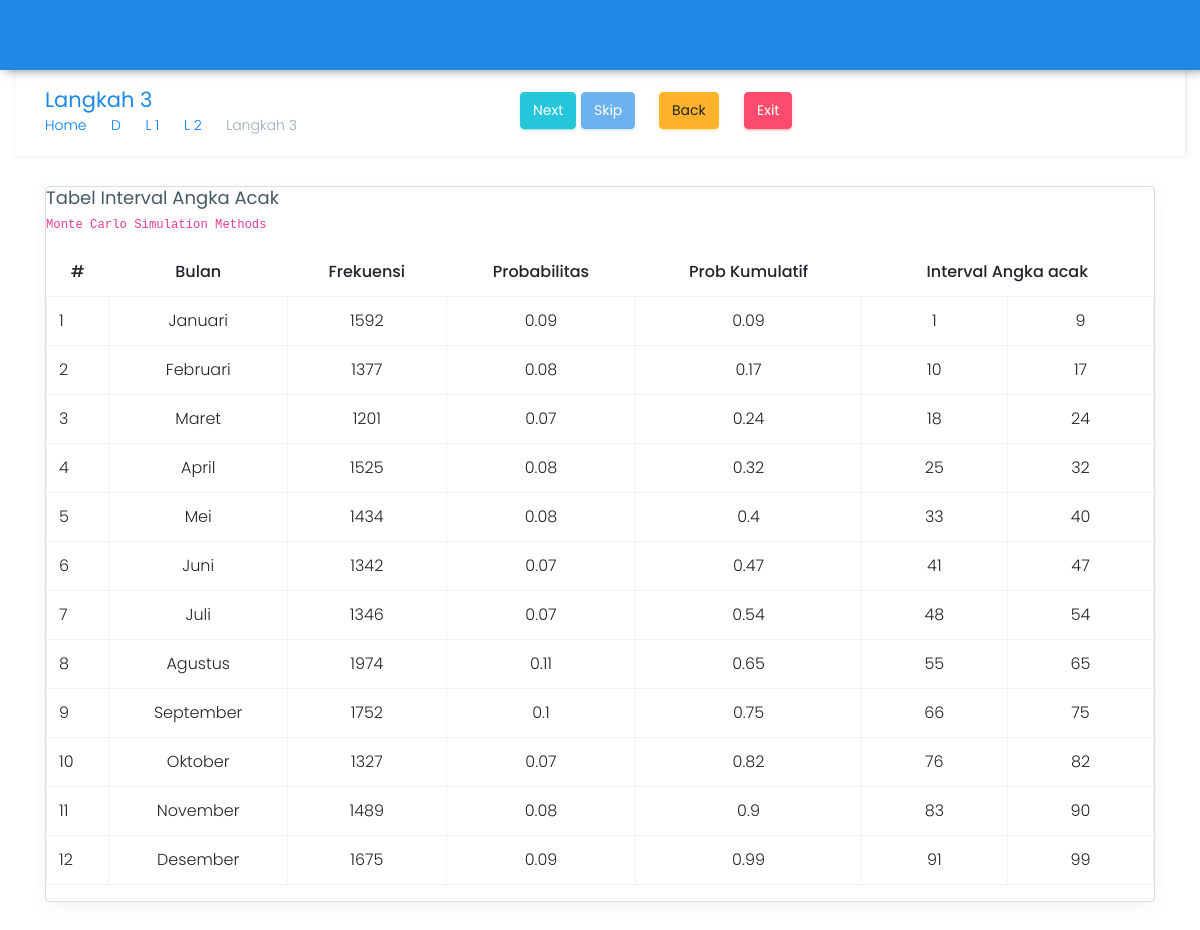
The page /target18/tiga.php on the database its author committed.
### tables this page shows
CREATE TABLE `data_2017` (
  `id_bulan` varchar(10) NOT NULL,
  `jumlah_pasien` int(10) NOT NULL
);

CREATE TABLE `tabel_bulan` (
  `id_bulan` varchar(10) NOT NULL,
  `nama_bulan` varchar(50) NOT NULL
);

### target18/tiga.php (the view, shortened to what this page needs)
<?php
require_once "../config/koneksi.php";
?>
<!DOCTYPE html>
<html lang="en">
<head>
    <link href="../assets/plugins/bootstrap/css/bootstrap.min.css" rel="stylesheet">
    <link href="../lite/css/style.css" rel="stylesheet">
    <link href="../lite/css/colors/blue.css" id="theme" rel="stylesheet">
</head>
<body class="card-no-border">
    <header class="topbar">
        <nav class="navbar top-navbar navbar-toggleable-sm navbar-light"></nav>
    </header>
        <div class="container">
            <div class="row page-titles">
                <div class="col-md-5 col-8 align-self-center">
                    <h3 class="text-themecolor m-b-0 m-t-0">Langkah 3</h3>
                    <ol class="breadcrumb">
                        <li class="breadcrumb-item"><a href="../">Home</a></li>
                        <li class="breadcrumb-item"><a href="index.php">D</a></li>
                        <li class="breadcrumb-item"><a href="satu.php">L 1</a></li>
                        <li class="breadcrumb-item"><a href="dua.php">L 2</a></li>
                        <li class="breadcrumb-item active">Langkah 3</li>
                    </ol>
                </div>
                <div class="col-md-7 col-4 align-self-center">
                <form action="proses/proses.php" method="post">
                    <button type="submit" class="btn waves-effect waves-light btn-success pull-right hidden-sm-down" name="simpanrange" data-toggle="tooltip" data-placement="top" title="Klik Untuk Melanjutkan Proses"> Next</button>
                    <a href="#" class="btn waves-effect waves-light btn-info pull-right hidden-sm-down disabled" style="margin-right: 20px;" data-toggle="tooltip" data-placement="top" title="Klik Untuk Lompat Ke langkah 3"> Skip</a>
                    <a href="dua.php" class="btn waves-effect waves-light btn-warning pull-right hidden-sm-down" style="margin-right: 20px;" data-toggle="tooltip" data-placement="top" title="Klik Untuk Kembali ke Halaman Sebelumnya"> Back</a>
                    <a href="../" class="btn waves-effect waves-light btn-danger pull-right hidden-sm-down" style="margin-right: 20px;" data-toggle="tooltip" data-placement="top" title="Klik Untuk Keluar"> Exit</a>
                </div>
            </div>
            <div class="row">
                <div class="col-lg-12">
                    <div class="card">
                        <div class="card-block">
                            <h4 class="card-title">Tabel Interval Angka Acak</h4>
                            <h6 class="card-subtitle"><code>Monte Carlo Simulation Methods</code></h6>
                            <div class="table-responsive">
                                <table class="table table-hover table-bordered">
                                    <thead>
                                        <tr>
                                            <th class="text-center">#</th>
                                            <th class="text-center">Bulan</th>
                                            <th class="text-center">Frekuensi</th>
                                            <th class="text-center">Probabilitas</th>
                                            <th class="text-center">Prob Kumulatif</th>
                                            <th colspan="2" class="text-center">Interval Angka acak</th>
                                        </tr>
                                    </thead>
                                    <tbody>
                                    <?php
                                    $no = 1;
                                    $querys = mysqli_query($con, "SELECT b.nama_bulan, d.jumlah_pasien FROM tabel_bulan b, data_2017 d WHERE b.id_bulan = d.id_bulan") or die(mysqli_error($con));
                                    $totals = mysqli_query($con, "SELECT SUM(jumlah_pasien) AS total FROM data_2017") or die(mysqli_error($con));
                                    $total = mysqli_fetch_array($totals);
                                    foreach ($querys as $query) : ?>
                                        <tr>
                                            <td><?= $no ?></td>
                                            <td class="text-center"><?= $query['nama_bulan'] ?></td>
                                            <td class="text-center"><?= $query['jumlah_pasien'] ?></td>
                                            <td class="text-center"><?= @$disprob = round($query['jumlah_pasien'] / $total['total'], 2) ?></td>
                                            <?php @$disprobkum += $disprob ?>
                                            <td class="text-center"><?= $disprobkum ?></td>
                                            <?php $rangeakhir = $disprobkum * 100 ?>
                                            <?php if ( $no == 1 ) {
                                                @$rangeawal = 1;
                                            } ?>
                                            <td class="text-center"><?= $rangeawal ?><input type="hidden" name="rangeawalke-<?= $no ?>" class="form-control input-sm text-center" value="<?= $rangeawal ?>" readonly></td>
                                            <td class="text-center"><?= $rangeakhir ?><input type="hidden" name="rangeakhirke-<?= $no ?>" class="form-control input-sm text-center" value="<?= $rangeakhir ?>" readonly></td>
                                        </tr>
                                    <?php $no++ ?>
                                    <?php $rangeawal = $rangeakhir + 1 ?>
                                    <?php endforeach; ?>
                                    </tbody>
                                </table>
                            </div>
                        </div>
                    </div>
                </div>
            </div>
        </div>
</body>
</html>

### lite/css/colors/blue.css (style rules this page uses)
.topbar { background: #1e88e5; }
.text-themecolor { color: #1e88e5 !important; }

### target18/tiga.php (style rules this page uses)
body { background: url(../assets/images/full-bloom.png); }

### rows shown on the page
data_2017: id_bulan.nama_bulan "Januari", jumlah_pasien "1592", total "0.09", disprobkum "0.09", rangeawal "1", rangeakhir "9"
data_2017: id_bulan.nama_bulan "Februari", jumlah_pasien "1377", total "0.08", disprobkum "0.17", rangeawal "10", rangeakhir "17"
data_2017: id_bulan.nama_bulan "Maret", jumlah_pasien "1201", total "0.07", disprobkum "0.24", rangeawal "18", rangeakhir "24"
data_2017: id_bulan.nama_bulan "April", jumlah_pasien "1525", total "0.08", disprobkum "0.32", rangeawal "25", rangeakhir "32"
data_2017: id_bulan.nama_bulan "Mei", jumlah_pasien "1434", total "0.08", disprobkum "0.4", rangeawal "33", rangeakhir "40"
data_2017: id_bulan.nama_bulan "Juni", jumlah_pasien "1342", total "0.07", disprobkum "0.47", rangeawal "41", rangeakhir "47"
data_2017: id_bulan.nama_bulan "Juli", jumlah_pasien "1346", total "0.07", disprobkum "0.54", rangeawal "48", rangeakhir "54"
data_2017: id_bulan.nama_bulan "Agustus", jumlah_pasien "1974", total "0.11", disprobkum "0.65", rangeawal "55", rangeakhir "65"
data_2017: id_bulan.nama_bulan "September", jumlah_pasien "1752", total "0.1", disprobkum "0.75", rangeawal "66", rangeakhir "75"
data_2017: id_bulan.nama_bulan "Oktober", jumlah_pasien "1327", total "0.07", disprobkum "0.82", rangeawal "76", rangeakhir "82"
data_2017: id_bulan.nama_bulan "November", jumlah_pasien "1489", total "0.08", disprobkum "0.9", rangeawal "83", rangeakhir "90"
data_2017: id_bulan.nama_bulan "Desember", jumlah_pasien "1675", total "0.09", disprobkum "0.99", rangeawal "91", rangeakhir "99"
